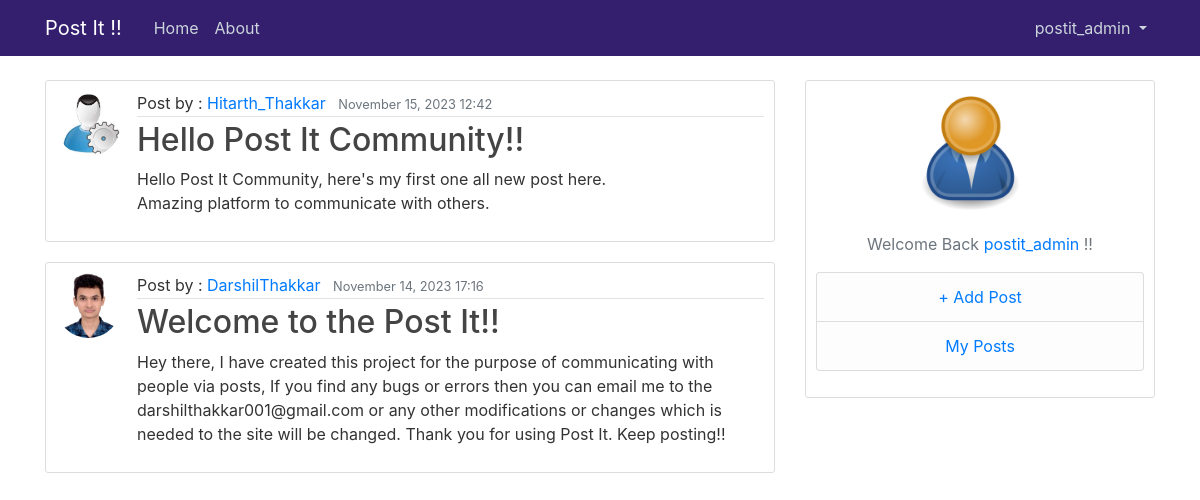
The app's page / (signed in) with its own data.
### blog/models.py (models this page shows, shortened)
class Post(models.Model):
    title = models.CharField(max_length=100)
    content = models.TextField()
    date_posted = models.DateTimeField(default=timezone.now)
    author = models.ForeignKey(User, on_delete=models.CASCADE)

### users/models.py (models this page shows, shortened)
class Profile(models.Model):
    user = models.OneToOneField (User, on_delete=models.CASCADE)
    image = models.ImageField(default='default.png', upload_to='profile_pics')

### blog/views.py (the view)
# urls.py: path('', PostListView.as_view(), name='blog-home'),
class PostListView(ListView):
    model = Post
    template_name = 'blog/home.html'
    context_object_name = 'posts'
    ordering = ['-date_posted']
    paginate_by = 5

### blog/templates/blog/home.html (shortened to what this page needs)
{% extends "blog/base.html" %}
{% block content %}
    {% for post in posts %}
    <article class="media content-section">
      <img class = "rounded-circle article-img" src = "{{ post.author.profile.image.url }}">
        <div class="media-body">
          <div class="article-metadata">
            <a>Post by : </a><a class="mr-2" href="{% url 'user-posts' post.author.username %}"> {{ post.author }}</a>
            <small class="text-muted">{{ post.date_posted|date:"F d, Y G:i" }}</small>
          </div>
          <h2><a class="article-title" href="{% url 'post-detail' post.id %}">{{ post.title }}</a></h2>
          <p class="article-content">{{ post.content }}</p>
        </div>
      </article>
    {% endfor %}
{% endblock content %}

### blog/templates/blog/base.html (shortened to what this page needs)
{% load static %}
<!DOCTYPE html>
<html lang="en">
<head>
    <link rel="stylesheet" href="https://cdn.jsdelivr.net/npm/bootstrap@4.4.1/dist/css/bootstrap.min.css">
    <link rel="stylesheet" href="{% static 'blog/main.css' %}">
</head>
<body>
    <header class="site-header">
        <nav class="navbar navbar-expand-md navbar-dark bg-steel fixed-top">
          <div class="container">
            <a class="navbar-brand mr-4" href="{% url 'blog-home' %}">Post It !!</a>
            <div class="collapse navbar-collapse" id="navbarToggle">
              <div class="navbar-nav mr-auto">
                <a class="nav-item nav-link" href="{% url 'blog-home' %}">Home</a>
                <a class="nav-item nav-link" href="{% url 'blog-about' %}">About</a>
              </div>
              <div class="navbar-nav">
                {% if user.is_authenticated %}
                <li class="nav-item dropdown">
                  <a class="nav-link dropdown-toggle" href="#" id="navbarDropdownMenuLink" role="button" data-toggle="dropdown" aria-haspopup="true" aria-expanded="false">
                    {{ user.username }}
                  </a>
                </li>
                {% else %}
                <a class="nav-item nav-link" href="{% url 'login' %}">Login</a>
                <a class="nav-item nav-link" href="{% url 'register' %}">Register</a>
                {% endif %}
              </div>
            </div>
          </div>
        </nav>
      </header>
    <main role="main" class="container">
        <div class="row">
          <div class="col-md-8">
            {% block content %}{% endblock %}
          </div>
          <div class="col-md-4">
            <div class="content-section">
              {% if user.is_authenticated %}
                <center><img class="rounded-circle account-img" src="{{ user.profile.image.url }}"> </center>
                <center><p class='text-muted'>Welcome Back <a href="{% url 'profile' %}">{{ user.username }} </a> !!</center>
                <ul class="list-group">
                  <li class="list-group-item list-group-item-light">
                    <center><a href="{% url 'post-create' %}" >+ Add Post</a></center>
                  </li>
                  <li class="list-group-item list-group-item-light">
                    <center><a href="{% url 'user-posts' user.username %}" >My Posts</a></center>
                  </li>
                </ul>
              {% else %}
              <h4 style = "color: #341f6f;"> &nbspPost It !! Features</h4>
              <hr>
                <p>Currently you are not logged in, You must have to login to access features of the Post It!! Platform...</p>
              </p>
              {% endif %}
            </div>
          </div>
        </div>
      </main>
</body>
</html>

### blog/static/blog/main.css (style rules this page uses)
body { background: #ffffff; color: #333333; margin-top: 5rem; }
h1, h2, h3, h4, h5, h6 { color: #060000; }
ul { margin: 0; }
.bg-steel { background-color: #341f6f; }
.site-header .navbar-nav .nav-link { color: #cbd5db; }
.content-section { background: #ffffff; padding: 10px 10px; border: 1px solid #dddddd; border-radius: 3px; margin-bottom: 20px; }
.article-title { color: #444444; }
.article-content { white-space: pre-line; }
.article-img { height: 65px; width: 65px; margin-right: 16px; }
.article-metadata { padding-bottom: 1px; margin-bottom: 4px; border-bottom: 1px solid #e3e3e3 }
.account-img { height: 125px; width: 125px; margin-right: 20px; margin-bottom: 16px; }

### records on screen
Post: author.profile.image (picture), author "Hitarth_Thakkar", date_posted "November 15, 2023 12:42", title "Hello Post It Community!!", content "Hello Post It Community, here's my first one all new post here. Amazing platform to communicate with others."
Post: author.profile.image (picture), author "DarshilThakkar", date_posted "November 14, 2023 17:16", title "Welcome to the Post It!!", content "Hey there, I have created this project for the purpose of communicating with people via posts, If you find any bugs or errors then you can email me to the darshilthakkar001@gmail.com or any other modifications or changes which is needed to the site will be changed. Thank you for using Post It. Keep posting!!"

### other values on screen
{{ user.username }} "postit_admin"
